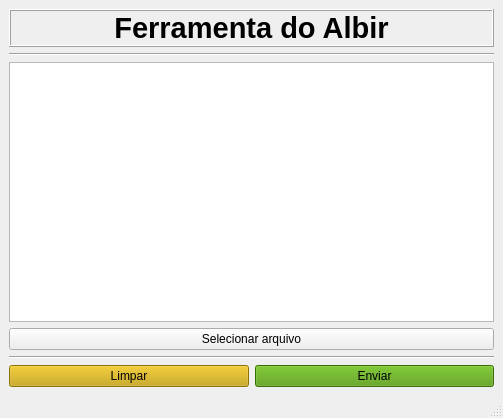
<?xml version="1.0" encoding="UTF-8"?>
<ui version="4.0">
 <class>ferramentaAlbir</class>
 <widget class="QMainWindow" name="ferramentaAlbir">
  <property name="geometry">
   <rect>
    <x>0</x>
    <y>0</y>
    <width>503</width>
    <height>418</height>
   </rect>
  </property>
  <property name="windowTitle">
   <string>Pagina Inicial</string>
  </property>
  <widget class="QWidget" name="centralwidget">
   <layout class="QGridLayout" name="gridLayout">
    <item row="2" column="0">
     <layout class="QVBoxLayout" name="verticalLayout_2">
      <item>
       <layout class="QVBoxLayout" name="verticalLayout">
        <item>
         <widget class="QListWidget" name="listWidget_NomeArquivos"/>
        </item>
        <item>
         <widget class="QPushButton" name="pushButton_Selecionar">
          <property name="cursor">
           <cursorShape>PointingHandCursor</cursorShape>
          </property>
          <property name="whatsThis">
           <string/>
          </property>
          <property name="text">
           <string>Selecionar arquivo</string>
          </property>
         </widget>
        </item>
       </layout>
      </item>
      <item>
       <widget class="Line" name="line">
        <property name="orientation">
         <enum>Qt::Horizontal</enum>
        </property>
       </widget>
      </item>
      <item>
       <layout class="QHBoxLayout" name="horizontalLayout">
        <item>
         <widget class="QPushButton" name="pushButton_Limpar">
          <property name="cursor">
           <cursorShape>PointingHandCursor</cursorShape>
          </property>
          <property name="styleSheet">
           <string notr="true">background-color: rgb(196, 160, 0);</string>
          </property>
          <property name="text">
           <string>Limpar</string>
          </property>
         </widget>
        </item>
        <item>
         <widget class="QPushButton" name="pushButton_Enviar">
          <property name="cursor">
           <cursorShape>PointingHandCursor</cursorShape>
          </property>
          <property name="autoFillBackground">
           <bool>false</bool>
          </property>
          <property name="styleSheet">
           <string notr="true">background-color: rgb(78, 154, 6);</string>
          </property>
          <property name="text">
           <string>Enviar</string>
          </property>
         </widget>
        </item>
       </layout>
      </item>
     </layout>
    </item>
    <item row="0" column="0">
     <widget class="QLabel" name="label_PainelCentral">
      <property name="focusPolicy">
       <enum>Qt::StrongFocus</enum>
      </property>
      <property name="frameShape">
       <enum>QFrame::Box</enum>
      </property>
      <property name="frameShadow">
       <enum>QFrame::Raised</enum>
      </property>
      <property name="midLineWidth">
       <number>0</number>
      </property>
      <property name="text">
       <string>&lt;html&gt;&lt;head/&gt;&lt;body&gt;&lt;p&gt;&lt;span style=&quot; font-size:22pt; font-weight:600;&quot;&gt;Ferramenta do Albir&lt;/span&gt;&lt;/p&gt;&lt;/body&gt;&lt;/html&gt;</string>
      </property>
      <property name="alignment">
       <set>Qt::AlignCenter</set>
      </property>
     </widget>
    </item>
    <item row="1" column="0">
     <widget class="Line" name="line_2">
      <property name="orientation">
       <enum>Qt::Horizontal</enum>
      </property>
     </widget>
    </item>
   </layout>
  </widget>
  <widget class="QStatusBar" name="statusbar"/>
 </widget>
 <resources/>
 <connections/>
</ui>
